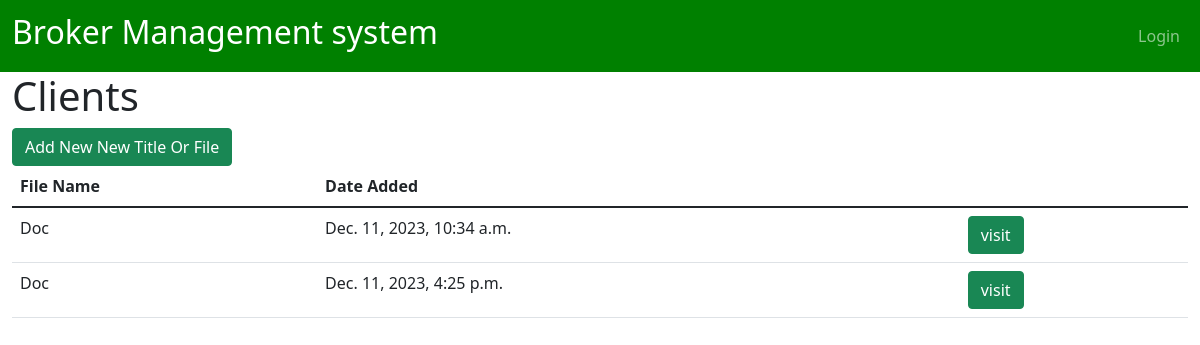
Page /titles/1 on the earlier database version.
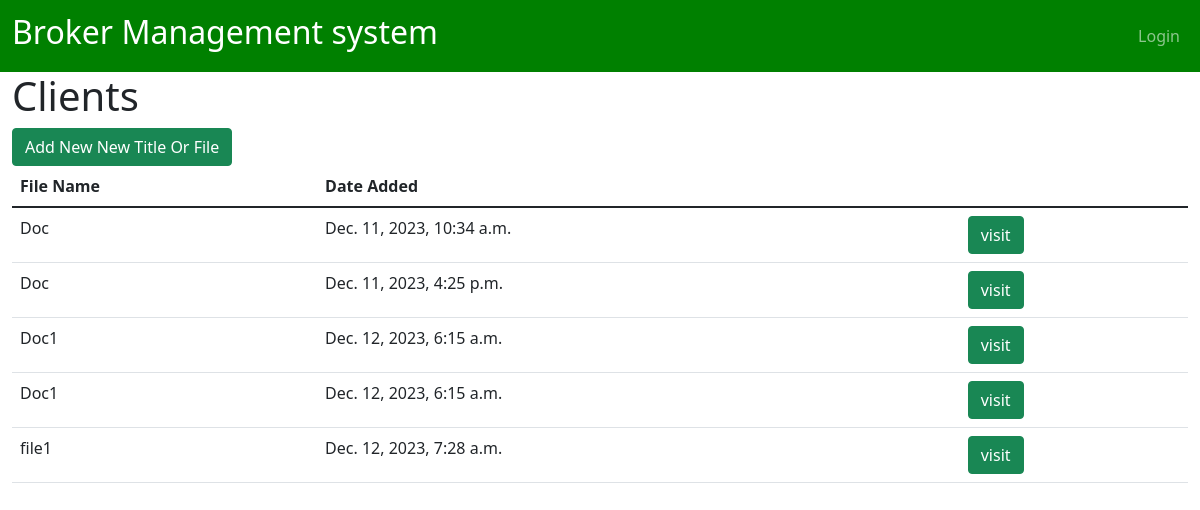
Same page on the later database version.
### main/models.py (models this page shows, shortened)
class Titles(models.Model):
    agent = models.ForeignKey('Agent', on_delete=models.CASCADE)
    name = models.CharField(max_length=45)
    file = models.FileField(upload_to='files/uploads/', null=True)
    block = models.CharField(max_length=45)
    location = models.CharField(max_length=45)
    plot = models.CharField(max_length=45)
    reason = models.CharField(max_length=45)
    price = models.IntegerField()
    price_paid = models.IntegerField()
    reason = models.TextField(max_length=250)
    created_at = models.DateTimeField(auto_now_add=True)
    updated_at = models.DateTimeField(auto_now=True)

### main/views.py (the view, shortened to what this page needs)
# urls.py: path('titles/<int:pk>', views.titles, name='titles'),
def titles(request, pk):
    print("titles")
    titles = Titles.objects.all()
    selected_titles = []
    for title in titles:
        if title.agent.id == pk:
            selected_titles.append(title)
    return render(request, 'main/titles.html', {"titles": selected_titles})

### main/templates/main/titles.html (shortened to what this page needs)
{% extends 'main/base.html' %} {% block title %}titles and documents{% endblock %}
{% block content %}
<h1>Clients</h1>
<table class="table">
  <thead>
    <tr>
      <th scope="col">File Name</th>
      <th scope="col">Date Added</th>
      <th scope="col"></th>
    </tr>
  </thead>
  <tbody>
    {% for title in titles %}
  <tr>
    <td>{{ title.name }}</td>
    <td>{{ title.created_at }}</td>
    <td>
      <form method="post" action={% url 'documents' %}>
        <button
          type="submit"
          class="btn btn-success"
        >
          visit
        </button>
      </form>
    </td>
  {% empty %}
  <div class="pt-5">
    <img src="https://live.staticflickr.com/65535/53391592740_d56e81b830_w.jpg" alt="empty" style="margin-left: 40%;"/>
    <h2 align="center">No Docs yet</h2>
  </div>
  {% endfor %}
<div>
  <form method="post">
    <button
      type="submit"
      class="btn btn-success"
      name="add-title"
      value="add-title"
    >
      Add New New Title Or File
    </button>
  </form>
</div>
{% endblock %}

### main/templates/main/base.html (shortened to what this page needs)
<!DOCTYPE html>
<html lang="en">
  <head>
    <link
      href="https://cdn.jsdelivr.net/npm/bootstrap@5.1.3/dist/css/bootstrap.min.css"
      rel="stylesheet"
    />
  </head>
  <body>
    <nav class="navbar navbar-expand-lg navbar-dark" style="background-color: green;" >
      <div class="container-fluid">
        <div>
          <ul class="navbar-nav">
            <a class="navbar-brand" href="/home"><h2>Broker Management system</h2></a>
          </ul>
        </div>
        <div>
          <ul class="navbar-nav">
            {% if user.is_authenticated %}
            <span class="navbar-text">Logged in as {{user.username}} | </span>
            <li class="nav-item">
              <a class="nav-link" href="/logout">Logout</a>
            </li>
            {% else %}
            <li class="nav-item">
              <a class="nav-link" href="/login">Login</a>
            </li>
            {% endif %}
          </ul>
        </div>
      </div>
    </nav>
    <div class="container-fluid ">{% block content %} {% endblock %}</div>
  </body>
</html>

Differences in the rows shown:
added Titles: name "Doc1", created_at "Dec. 12, 2023, 6:15 a.m."
added Titles: name "Doc1", created_at "Dec. 12, 2023, 6:15 a.m."
added Titles: name "file1", created_at "Dec. 12, 2023, 7:28 a.m."
